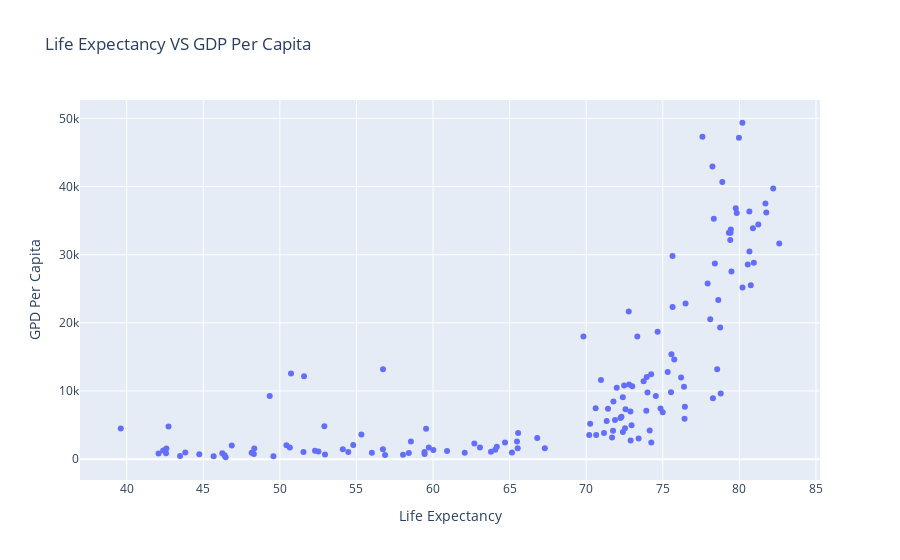

Notebook code for this chart:
### Markdown cell above
So, lets plot the same Scatter plot using ***PX***.

### Code cell
labels = {
    'lifeExp':'Life Expectancy',
    'gdpPercap':'GPD Per Capita'
}
px.scatter(data_frame=gap_filtered_df, x='lifeExp', y='gdpPercap',
           title='Life Expectancy VS GDP Per Capita', labels=labels)

### Figure 1 — Plotly figure (JSON) as saved in the notebook; plotly's stock layout.template omitted (floating-point values rounded to 4 significant figures; data arrays with more than 128 entries replaced by an {"elided": "..."} marker saying what was removed)
{"data": [{"hovertemplate": "Life Expectancy=%{x}<br>GPD Per Capita=%{y}<extra></extra>", "legendgroup": "", "marker": {"color": "#636efa", "symbol": "circle"}, "mode": "markers", "name": "", "orientation": "v", "showlegend": false, "type": "scatter", "x": {"elided": "142 float values"}, "xaxis": "x", "y": {"elided": "142 float values"}, "yaxis": "y"}], "layout": {"legend": {"tracegroupgap": 0}, "title": {"text": "Life Expectancy VS GDP Per Capita"}, "xaxis": {"anchor": "y", "domain": [0, 1], "title": {"text": "Life Expectancy"}}, "yaxis": {"anchor": "x", "domain": [0, 1], "title": {"text": "GPD Per Capita"}}}}
